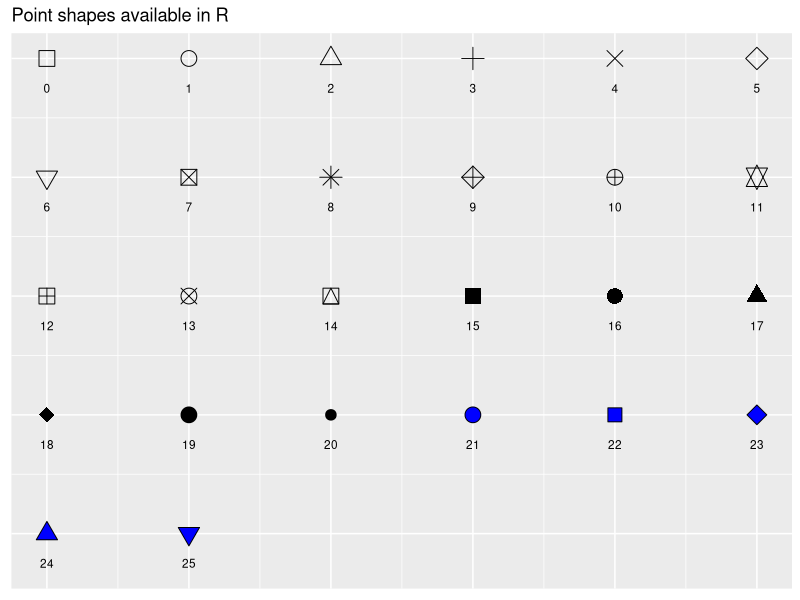
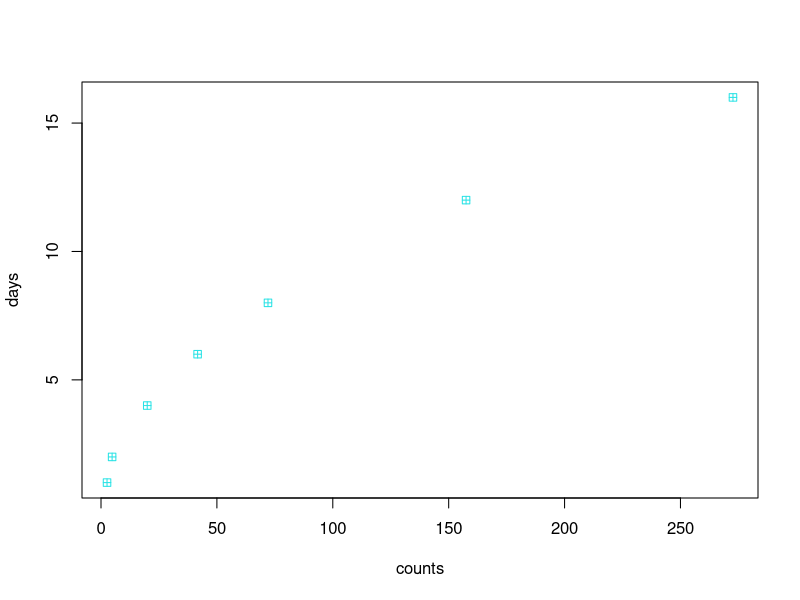
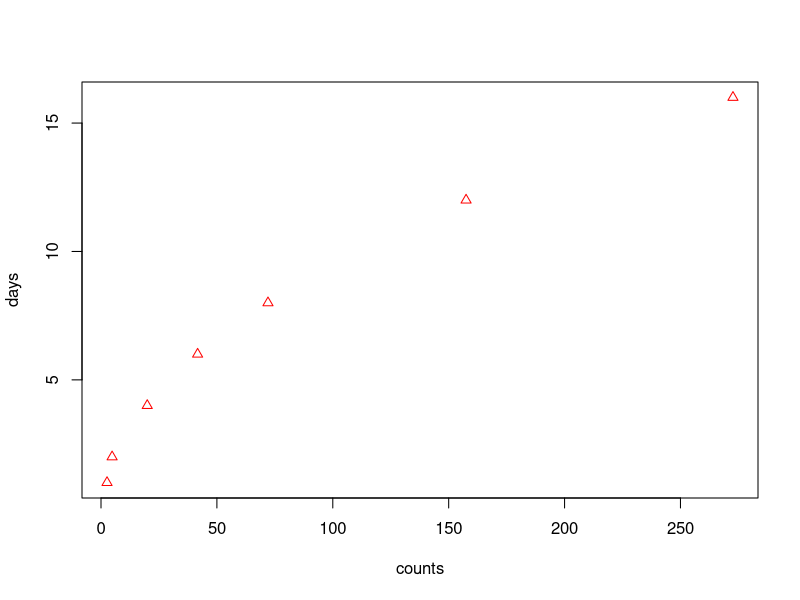
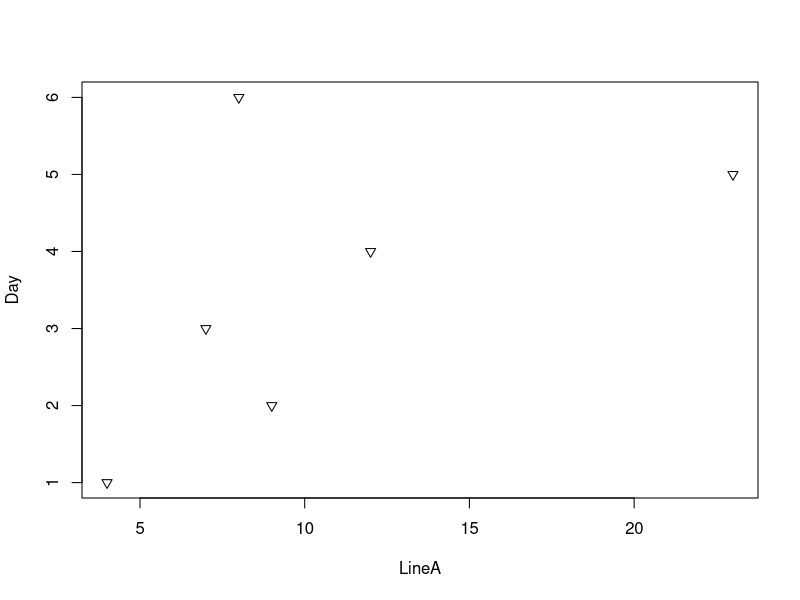
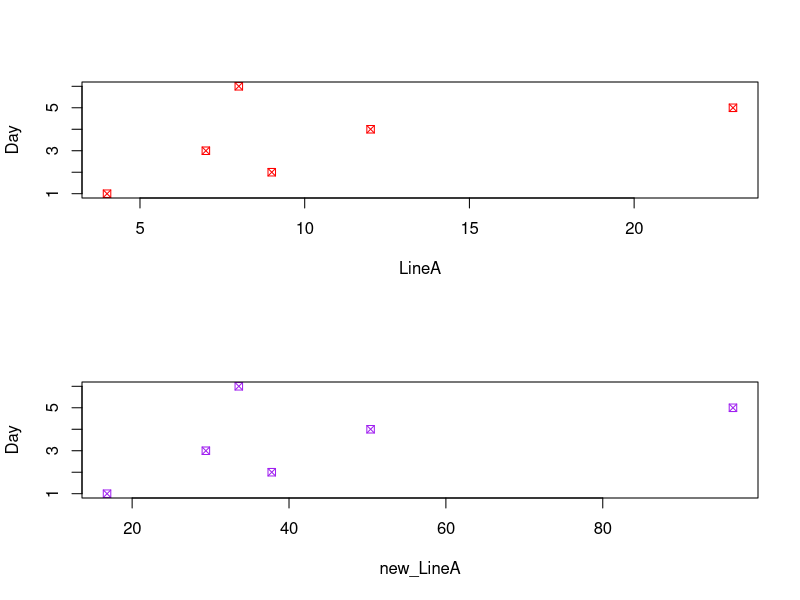
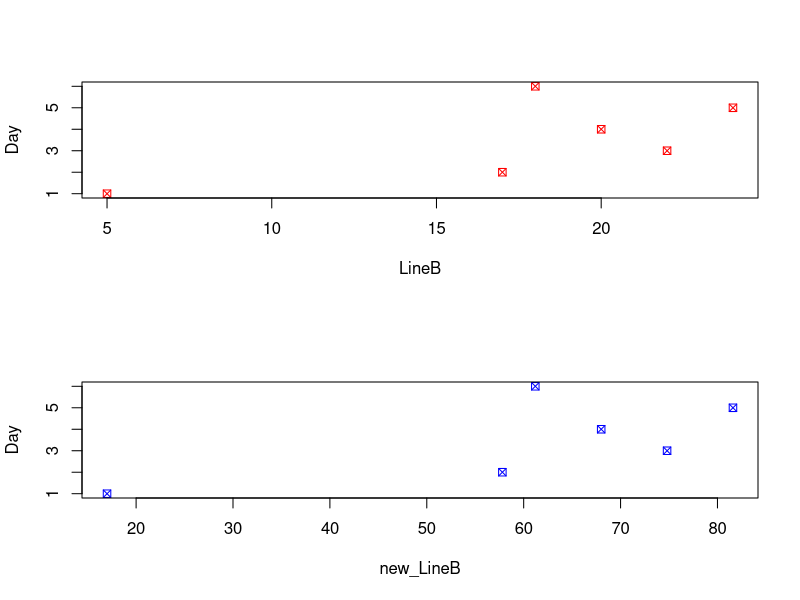
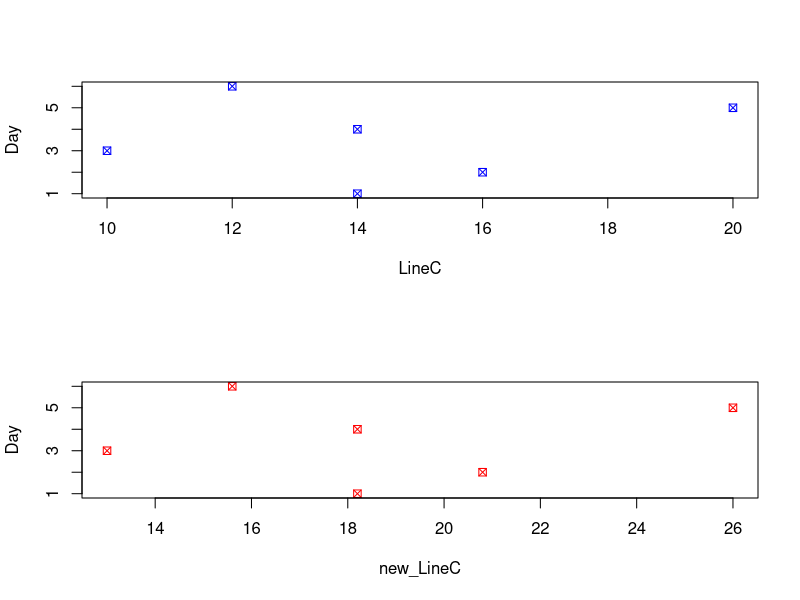

Here is the R script that generated these plots, in order:
## ---- chunk 1

## ---- chunk 2
34 + 102
## ---- chunk 3
(45-32) * 5/9
## ---- chunk 4
(96-32) * 5/9
## ---- chunk 5
(451-32) * 5/9
## ---- chunk 6
(-65 * 9/5) +32

## ---- chunk 7
(100 * 9/5) + 32
## ---- chunk 8
(20 * 9/5) +32
## ---- chunk 9
1:73 * 5
  

## ---- chunk 10
seq(0, 367, by = 5)
## ---- chunk 11

## ---- chunk 12
##notes
st <- as.Date("1998-12-17")
en <- as.Date("2000-1-7")
ll <- seq(en, st, by = "-1 month")
rev(ll[ll > st & ll < en])
## ---- chunk 13
## notes
seq(0, 1, length.out = 11)
seq(stats::rnorm(20)) # effectively 'along'
seq(1, 9, by = 2)     # matches 'end'
seq(1, 9, by = pi)    # stays below 'end'
seq(1, 6, by = 3)
seq(1.575, 5.125, by = 0.05)
seq(17) # same as 1:17, or even better seq_len(17)

## ---- chunk 14
num_char <- c(1, 2, 3, "a")
num_logical <- c(1, 2, 3, TRUE)
char_logical <- c("a", "b", "c", TRUE)
tricky <- c(1, 2, 3, "4")
## ---- chunk 15
num_char
num_logical
char_logical
tricky
## ---- chunk 16
??typeof
??class
## ---- chunk 17
num_char
typeof(num_char)
class(num_char)
## ---- chunk 18
typeof(num_char)
is.character(num_char)
## ---- chunk 19
num_logical
typeof(num_logical)
class(num_logical)
## ---- chunk 20
typeof(num_logical)
is.double(num_logical)
## ---- chunk 21
char_logical
typeof(char_logical)
class(char_logical)
## ---- chunk 22
typeof(char_logical)
is.character(char_logical)
## ---- chunk 23
tricky
typeof(tricky)
class(tricky)
## ---- chunk 24
typeof(tricky)
is.character(tricky)
## ---- chunk 25
##install.packages("ggpubr")
ggpubr::show_point_shapes()
## ---- chunk 26
days <- c(1, 2, 4, 6, 8, 12, 16)
counts <- days ^ 2 + rnorm(days, mean = days)

# add your code here
#ANSWER:
## ---- chunk 27
days
## ---- chunk 28
counts
## ---- chunk 29
plot(counts, days, pch = 12, col = 5)
## ---- chunk 30
??round
## ---- chunk 31
days
## ---- chunk 32
ceiling(days)
## ---- chunk 33
counts
floor(counts)
ceiling(counts)
## ---- chunk 34
#using ceiling values
plot(counts, days, pch = 2, col = "red")
## ---- chunk 35
Day <- c(1, 2, 3, 4, 5, 6)
Day
summary(Day)
typeof(Day)
## ---- chunk 36
LineA <- c(4, 9, 7, 12, 23, 8)
LineA
summary(LineA)
typeof(LineA)
## ---- chunk 37
LineB <- c(5, 17, 22, 20, 24, 18)
LineB
summary(LineB)
typeof(LineB)
## ---- chunk 38
LineC <- c(14, 16, 10, 14, 20, 12)
LineC
summary(LineC)
typeof(LineC)
## ---- chunk 39
plot(LineA, Day, pch = 6, col = "black")
## ---- chunk 40
#failed experiment at scatterplot and histogram
#scatterplot(LineA ~ Days, data=LineA)
#scatterplot(LineA ~ Days, data=LineA, smooth=list(smoother=gamLine))
#scatterplot(LineA ~ Days, data=LineA,
#    smooth=list(smoother=quantregLine))
## ---- chunk 41
#hist(students$age)
#hist(LineA, Day)
## ---- chunk 42
new_LineA <- LineA * 4.2
LineA
new_LineA

summary(new_LineA)
## ---- chunk 43
layout(1:2)
plot(LineA, Day, pch = 7, col = "red")
plot(new_LineA, Day, pch = 7, col = "purple")
## ---- chunk 44
new_LineB <- LineB * 3.4
LineB
new_LineB

summary(new_LineB)

## ---- chunk 45
layout(1:2)
plot(LineB, Day, pch = 7, col = "red")
plot(new_LineB, Day, pch = 7, col = "blue")
## ---- chunk 46
new_LineC <- LineC * 1.3
LineC
new_LineC

summary(new_LineC)
## ---- chunk 47
layout(1:2)
plot(LineC, Day, pch = 7, col = "blue")
plot(new_LineC, Day, pch = 7, col = "red")
